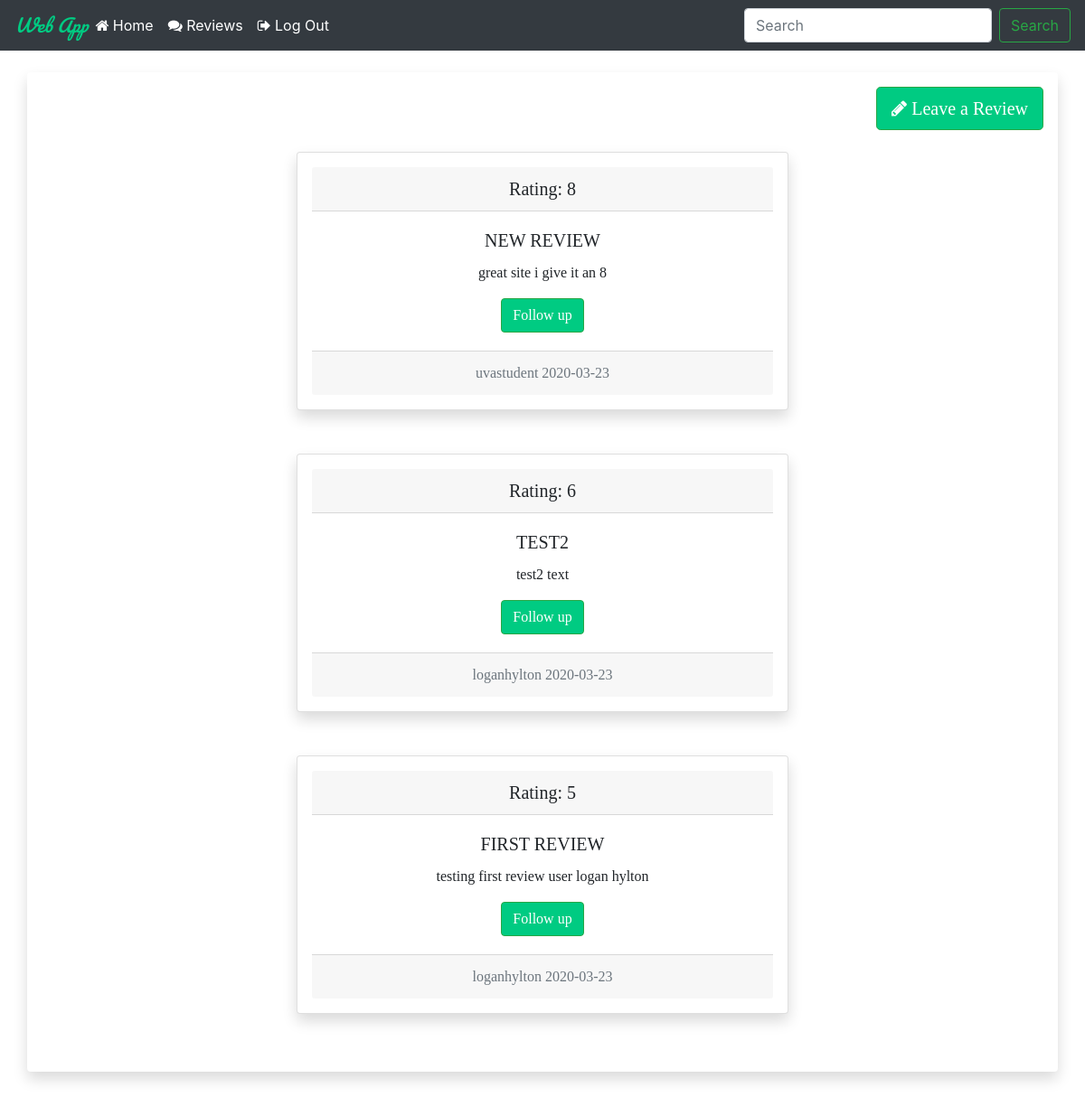
Screenshot of /cs4750/reviews.php (signed in) with the database file from the repository.
### tables this page shows
CREATE TABLE `review` (
  `Review_ID` int(11) NOT NULL,
  `User_Name` varchar(255) DEFAULT NULL,
  `Rating` int(11) DEFAULT NULL,
  `Title` varchar(255) DEFAULT NULL,
  `Text` varchar(255) DEFAULT NULL,
  `Date` timestamp NOT NULL DEFAULT current_timestamp() ON UPDATE current_timestamp()
);

### cs4750/db_methods.php (called while the page is built, shortened)
<?php
function getReviews(){
   global $db;
   $query = "select * from review order by Date desc";
   $statement = $db->prepare($query);
   $statement->execute();
   $results = $statement->fetchAll();
   return $results;
}
?>

### cs4750/reviews.php (the view, shortened to what this page needs)
<?php
require('connectdb.php');
require('db_methods.php');
?>
<?php
$reviews_query_set = getReviews();
?>
<!DOCTYPE html>
<html>
<head>
    <link rel="stylesheet" href="https://stackpath.bootstrapcdn.com/bootstrap/4.3.1/css/bootstrap.min.css">
    <link href="//maxcdn.bootstrapcdn.com/font-awesome/4.2.0/css/font-awesome.min.css" type="text/css" rel="stylesheet">
    <link rel="stylesheet" href="style/home.css">
</head>
<body>
    <nav class="navbar navbar-expand-lg navbar-dark bg-dark">
        <div class="collapse navbar-collapse" id="navbarTogglerDemo01">
            <i id="brand"><span style="color:#00cb82; font-family:Pacifico; font-size:20px;">Web App</span></i>
            <ul class="navbar-nav mr-auto mt-2 mt-lg-0">
                <li class="nav-item active">
                    <a class="nav-link" href="home.php"><i class="fa fa-home"></i> Home</a>
                </li>
                <li class="nav-item active">
                    <a class="nav-link" href="reviews.php"><i class="fa fa-comments"></i> Reviews</a>
                </li>
                <li class="nav-item active">
                    <a class="nav-link" href="logout.php"><i class="fa fa-sign-out"></i> Log Out</a>
                </li>
            </ul>
            <form class="form-inline my-2 my-lg-0">
                <input class="form-control mr-sm-2" type="search" placeholder="Search">
                <button class="btn btn-outline-success my-2 my-sm-0" type="submit">Search</button>
            </form>
        </div>
    </nav>
    <br>
    <div class="container shadow p-3 mb-5 bg-white rounded" style="font-family: 'Merriweather', serif;">
        <div class="text-right">
            <a class="btn btn-success btn-lg" href="leave_review.php" style="background: #00cb82;"><i class="fa fa-pencil"></i> Leave a Review</a>
        </div>
        <br>
        <?php foreach ($reviews_query_set as $row) : ?>
            <div class="card shadow p-3 mb-5 bg-white rounded text-center mx-auto" style="width: 34rem">
                <h5 class="card-header">
                    Rating: <?php echo $row['Rating']; ?>
                </h5>
                <div class="card-body">
                    <h5 class="card-title">
                        <?php echo strtoupper($row['Title']); ?>
                    </h5>
                    <p class="card-text">
                        <?php echo $row['Text']; ?>
                    </p>
                    <a href="#" class="btn btn-success" style="background: #00cb82;">Follow up</a>
                </div>
                <div class="card-footer text-muted">
                    <?php echo $row['User_Name']; ?>
                    <?php echo substr($row['Date'], 0, 10); ?>
                </div>
            </div>
        <?php endforeach; ?>
    </div>
</body>
</html>

### rows the page displays
review: Rating "8", Title "NEW REVIEW", Text "great site i give it an 8", User_Name "uvastudent", Date "2020-03-23"
review: Rating "6", Title "TEST2", Text "test2 text", User_Name "loganhylton", Date "2020-03-23"
review: Rating "5", Title "FIRST REVIEW", Text "testing first review user logan hylton", User_Name "loganhylton", Date "2020-03-23"
